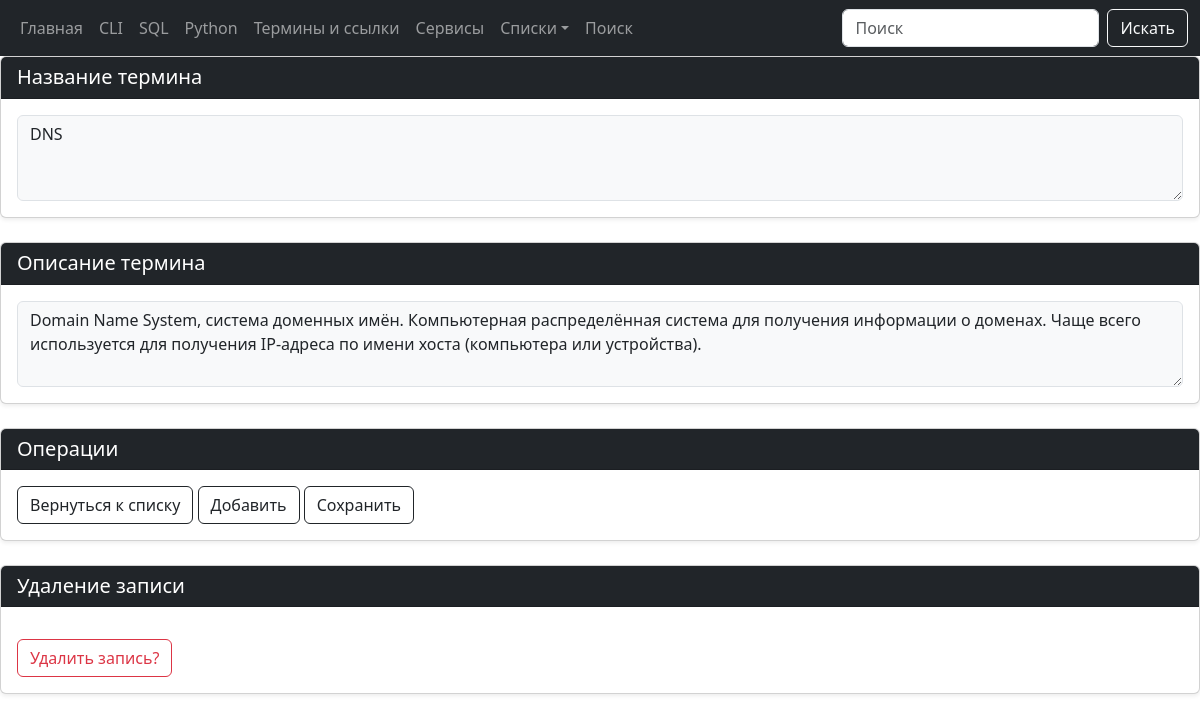
Screenshot of /wiki/edit/3/ with the database file from the repository.
### tables this page shows
CREATE TABLE [wiki] (
    [wiki_name] TEXT NOT NULL,
    [wiki_content] TEXT NOT NULL,
    [wiki_date_add] TIMESTAMP NULL DEFAULT CURRENT_TIMESTAMP,
    [wiki_date_edit] TEXT NULL,
    [wiki_id] INTEGER PRIMARY KEY NOT NULL
  );

### modules/wiki/edit_wiki.py (the view, shortened to what this page needs)
@bp.route("/wiki/edit/<int:wiki_id>/", methods=("GET", "POST"))
def edit_wiki(wiki_id):
    conn = connect.get_db_connection()
    edit_wiki_view = conn.execute("SELECT * FROM wiki WHERE wiki_id = ?",
                                            (wiki_id,)).fetchone()
    return render_template("wiki/edit_wiki.html", edit_wiki_view=edit_wiki_view)

### modules/connect.py (called while the page is built)
def get_db_connection():
    db_path = os.path.join(BASE_DIR, '../database.db')
    conn = sqlite3.connect(db_path, timeout=30)
    conn.row_factory = sqlite3.Row
    return conn

### templates/wiki/edit_wiki.html (shortened to what this page needs)
{% extends 'base.html' %}
{% block content %}
    <form method="post">
        <div class="card mb-4 shadow-sm">
            <div class="card-header bg-dark text-white">
                <label for="wiki_name" class="h5 mb-0">Название термина</label>
            </div>
            <div class="card-body">
                <textarea class="form-control bg-light text-dark" id="wiki_name" name="wiki_name" rows="3"
                    placeholder="Введите описание команды"
                    required>{{ edit_wiki_view.wiki_name }}</textarea>
            </div>
        </div>
        <div class="card mb-4 shadow-sm">
            <div class="card-header bg-dark text-white">
                <label for="wiki_content" class="h5 mb-0">Описание термина</label>
            </div>
            <div class="card-body">
                <textarea class="form-control bg-light text-dark" id="wiki_content" name="wiki_content" rows="3"
                    placeholder="Введите значение" required>{{ edit_wiki_view.wiki_content }}</textarea>
            </div>
        </div>
        <div class="card mb-4 shadow-sm">
            <div class="card-header bg-dark text-white">
                <div class="h5 mb-0">Операции</div>
            </div>
            <div class="card-body">
                <a href="{{ url_for('wiki_list_page.wiki_list_page') }}" class="btn btn-outline-dark">
                         Вернуться к списку
                </a>
                <a href="{{ url_for('add_wiki.add_wiki') }}" class="btn btn-outline-dark">
                        Добавить</a>
                <button type="submit" class="btn btn-outline-dark">Сохранить</button>
            </div>
        </div>
    </form>
<div class="card mb-4 shadow-sm">
    <div class="card-header bg-dark text-white">
        <div class="h5 mb-0">Удаление записи</div>
    </div>
    <div class="card-body">
        <form
            action="{{ url_for('delete_wiki.delete_wiki', wiki_id=edit_wiki_view['wiki_id'])}}"
            method="POST" class="mt-3">
            <button type="submit" class="btn btn-outline-danger"
                onclick="return confirm('Вы уверены что хотите удалить запись?')">
                 Удалить запись?
            </button>
        </form>
    </div>
</div>
{% endblock %}

### rows the page displays
wiki: wiki_name "DNS", wiki_content "Domain Name System, система доменных имён. Компьютерная распределённая система для получения информации о доменах. Чаще всего используется для получения IP-адреса по имени хоста (компьютера или устройства)."
